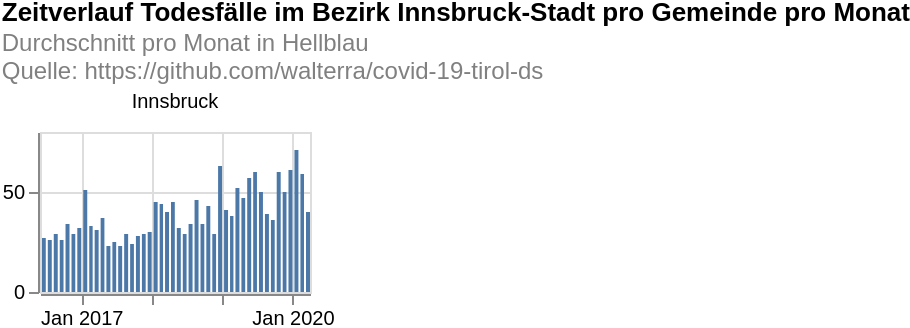

Here is the Vega-Lite specification saved for this chart:
### Vega-Lite specification from a JSON file in a GitHub repository (floating-point values rounded to 4 significant figures; data arrays with more than 128 entries replaced by an {"elided": "..."} marker saying what was removed)
{"config": {"view": {"continuousWidth": 400, "continuousHeight": 300}}, "data": {"name": "data-e47130c8678726449ee6d05fcee9c70e"}, "facet": {"type": "nominal", "field": "municipaly", "title": null}, "spec": {"layer": [{"mark": "bar", "encoding": {"tooltip": [{"type": "temporal", "field": "date", "timeUnit": "yearmonth"}, {"type": "quantitative", "aggregate": "sum", "field": "count"}], "x": {"type": "temporal", "field": "date", "timeUnit": "yearmonth", "title": null}, "y": {"type": "quantitative", "aggregate": "sum", "field": "count", "title": null}}, "height": 80, "width": 135}]}, "columns": 6, "padding": 0, "title": {"text": ["Zeitverlauf Todesfälle im Bezirk Innsbruck-Stadt pro Gemeinde pro Monat"], "subtitle": ["Durchschnitt pro Monat in Hellblau", "Quelle: https://github.com/walterra/covid-19-tirol-ds"], "color": "black", "subtitleColor": "gray"}, "$schema": "https://vega.github.io/schema/vega-lite/v4.0.2.json", "datasets": {"data-e47130c8678726449ee6d05fcee9c70e": {"elided": "1007 records"}}}
